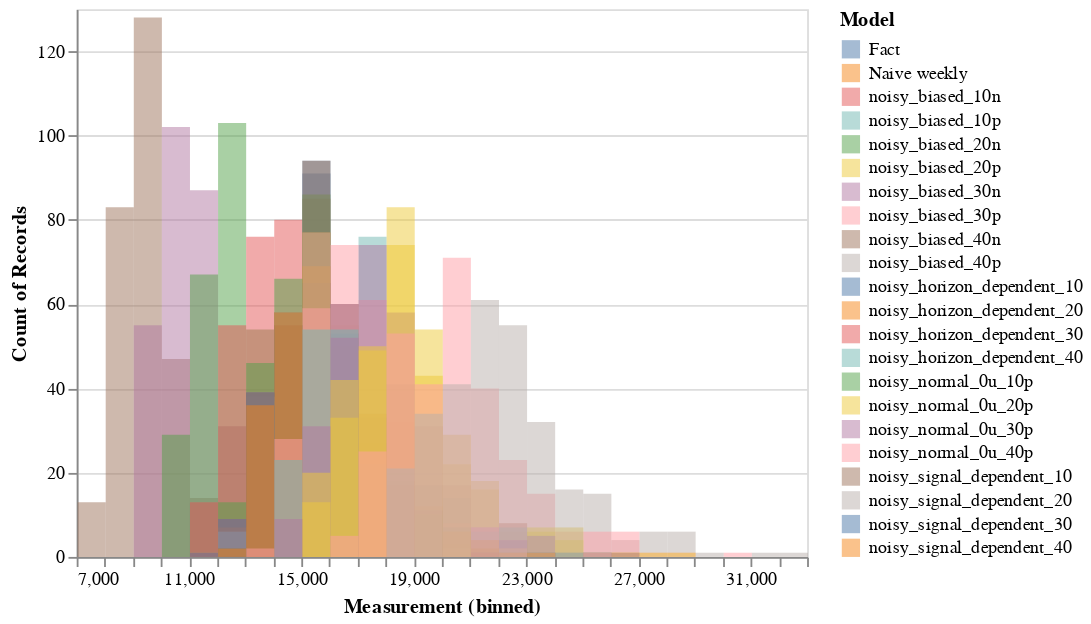

Here is the notebook cell this chart was saved with:
### Code cell
alt.Chart(weekly_revenue_bl).transform_fold(
    weekly_revenue_bl.columns.values,
    #['Fact'],
    as_=['Model', 'Measurement']
).mark_bar(
    opacity=0.5,
    binSpacing=0
).encode(
    alt.X('Measurement:Q', bin=alt.Bin(maxbins=50)),
    alt.Y('count()', stack=None),
    alt.Color('Model:N')
    )

### Figure 1 — Vega-Lite specification as saved in the notebook (floating-point values rounded to 4 significant figures; data arrays with more than 128 entries replaced by an {"elided": "..."} marker saying what was removed)
{"config": {"view": {"continuousWidth": 400, "continuousHeight": 300}}, "data": {"name": "data-7502671582bfc32c4faea9f8c0e88057"}, "mark": {"type": "bar", "binSpacing": 0, "opacity": 0.5}, "encoding": {"color": {"type": "nominal", "field": "Model"}, "x": {"type": "quantitative", "bin": {"maxbins": 50}, "field": "Measurement"}, "y": {"type": "quantitative", "aggregate": "count", "stack": null}}, "transform": [{"fold": ["Fact", "Naive weekly", "noisy_biased_10n", "noisy_biased_10p", "noisy_biased_20n", "noisy_biased_20p", "noisy_biased_30n", "noisy_biased_30p", "noisy_biased_40n", "noisy_biased_40p", "noisy_horizon_dependent_10", "noisy_horizon_dependent_20", "noisy_horizon_dependent_30", "noisy_horizon_dependent_40", "noisy_normal_0u_10p", "noisy_normal_0u_20p", "noisy_normal_0u_30p", "noisy_normal_0u_40p", "noisy_signal_dependent_10", "noisy_signal_dependent_20", "noisy_signal_dependent_30", "noisy_signal_dependent_40"], "as": ["Model", "Measurement"]}], "$schema": "https://vega.github.io/schema/vega-lite/v4.8.1.json", "datasets": {"data-7502671582bfc32c4faea9f8c0e88057": {"elided": "294 records"}}}
